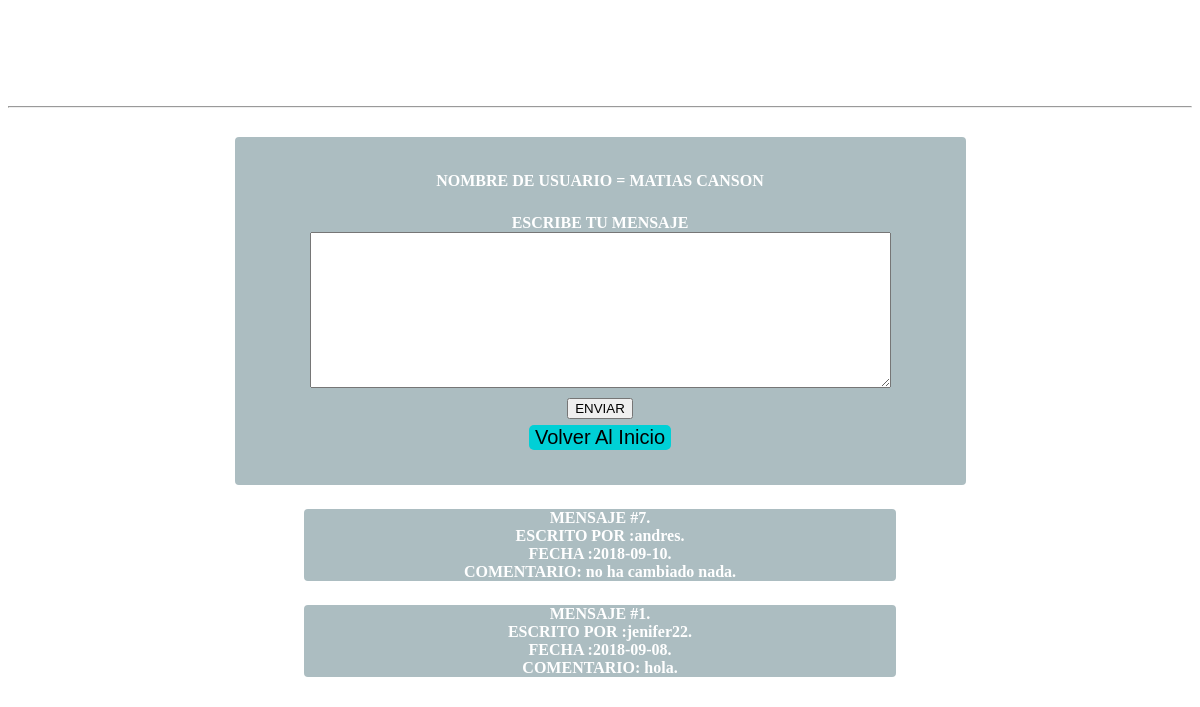
Page /Vista/Usuario/opinion.php (signed in) on the committed database.
### tables this page shows
CREATE TABLE IF NOT EXISTS `comentario` (
  `id` int(11) NOT NULL AUTO_INCREMENT,
  `usuario` varchar(45) DEFAULT NULL,
  `fecha` date DEFAULT NULL,
  `mensaje` mediumtext,
  PRIMARY KEY (`id`)
);

### Vista/Usuario/opinion.php (the view, shortened to what this page needs)
<?php
require("../../Modelo/conexion.php");
?>
<!DOCTYPE html>
<html>
  <head>
    <link rel="stylesheet" href="css/cssopinion.css">
  </head>
  <body>
  <form action="../../Controlador/Usuario/procesar_opinion.php" method="POST">
  <center>
  <h1 class="hy"><font color="white">DEJA TU OPINION</h1></font>
<font color="white">
  <table class="ti" style=" background-color: rgba(91, 124, 132, 0.5)">
  <tr><td><b>nombre de usuario = <?php
  echo $_SESSION['Nom_usu'];
  ?>
  </b>
</font>
  <tr><td><br><font color="white"><b>escribe tu mensaje</b><br>
  <textarea rows="10" cols="70" name="mensaje"></textarea><br></td></tr>
  <tr><td><button input type="submit" value="enviar">ENVIAR</button><br></tr></td>
  <tr><td><a href="inicio.php"><input type="button" value="Volver Al Inicio" id="boton"></a></td></tr></font>
  </form><br><hr></hr>
  <br>
  </table><br>
  <?php
  $consulta="SELECT id, usuario, fecha, mensaje  FROM comentario ORDER BY id DESC ";
  $resultado=mysqli_query($con,$consulta);
while ($file =mysqli_fetch_row($resultado)){
  echo "<font color='white' >";
  echo "<div class='tu' style=' background-color: rgba(91, 124, 132, 0.5)'>";
  echo "<b>"; echo "MENSAJE #" .$file[0]."."; echo "</b>"; echo "<br>";
  echo "<b>"; echo "ESCRITO POR :" .$file[1]."."; echo "</b>"; echo "<br>";
  echo "<b>"; echo "FECHA :" .$file[2]."."; echo "</b>"; echo "<br>";
   echo "<b>";    echo "COMENTARIO: " .$file[3]."."; echo "</b>"; echo "<br>";
echo "</div>";echo "<br>";
  }
  ?>
  </body>

### Vista/Usuario/css/cssopinion.css (style rules this page uses)
body { background-image:url(../img/cherry-berry-food-two-cherries.jpg); word-spacing:normal; background-attachment:fixed; }
.hy { text-align:center; text-height:font-size; height: 100%; width: 80%; }
.tu { border:solid; height: 100%; width: 50%; background:#933; font-family:Georgia, "Times New Roman", Times, serif; text-align:center; text-justify:distribute; size: 10px; border-radius:7px 7px; }
button:before { content:”; position: absolute; top: 0px; left: 0px; width: 100px; height: 42px; background: rgba(255,255,255,0.3); border-radius: 5px; transition: all 2s ease; }
.ti { text-transform:uppercase; border:solid; background:#933; font-family:Georgia, "Times New Roman", Times, serif; text-align:center; text-justify:distribute; padding:30px 70px; border-spacing:4px; border-radius:7px 7px; }

### Vista/Usuario/opinion.php (style rules this page uses)
#boton { background-color: rgb(0, 208, 214); border-style: none; border-radius: 5px 5px; font-size: 20px; }

### rows in the picture
comentario: id "7", usuario "andres", fecha "2018-09-10", mensaje "no ha cambiado nada"
comentario: id "1", usuario "jenifer22", fecha "2018-09-08", mensaje "hola"

### other values in the picture
$_SESSION['Nom_usu'] "MATIAS CANSON"
